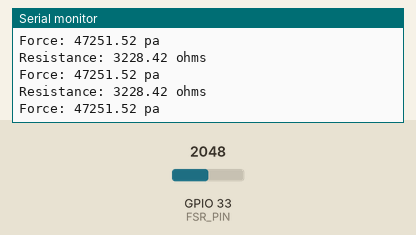
Bench run of a sketch on a simulated ESP32. Shown: the last lines printed to the serial monitor. Inputs (shaded band) come from the test bench; at power-on: GPIO 33 (FSR_PIN) = 2048.

Above: at 1.3 s.
1.4 s: GPIO 33 (FSR_PIN) set to 4095
At 1.9 s:
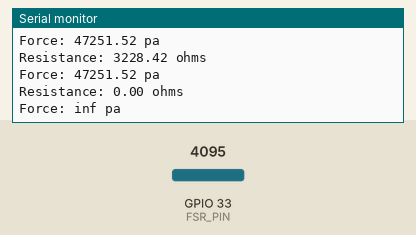
3.5 s: GPIO 33 (FSR_PIN) set to 3603
At 3.9 s:
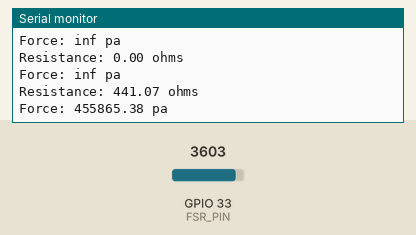
Timing chart, 0 to 6.5 s (numbered marks = the images above; inputs shaded):
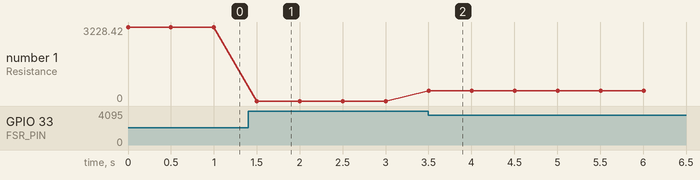

The sketch:

pressure_for_eroom_32.ino
```cpp
const int FSR_PIN = 33; // Pin connected to FSR/resistor divider
const float VCC = 4.98; // Measured voltage of Ardunio 5V line
const float R_DIV = 3230.0; // Measured resistance of 3.3k resistor

void setup()
{
  Serial.begin(9600);

}

void loop()
{
  int fsrADC = analogRead(FSR_PIN);

  if (fsrADC != 0) // If the analog reading is non-zero
  {

    float fsrV = fsrADC * VCC / 4095.0;

    float fsrR = R_DIV * (VCC / fsrV - 1.0);
    Serial.println("Resistance: " + String(fsrR) + " ohms");
    float force;
    float fsrG = 1.0 / fsrR; // Calculate conductance

    // Break parabolic curve down into two linear slopes:
    if (fsrR <= 600)
      force = ((fsrG - 0.00075) / 0.00000032639)*98.0665;

    else
      force =  (fsrG / 0.000000642857)*98.0665;

    Serial.println("Force: " + String(force) + " pa");
    Serial.println();
    delay(500);

  }
  else
  {
    // No pressure detected
  }
}
```

Measured:
- after the input at 1.4 s, the serial monitor: prints a new line after 0.10 s (image 1)
- after the input at 3.5 s, the serial monitor: prints a new line at once (image 2)
- plotted number 1: 3228.42 → 0 after the input at 1.4 s, 0 → 441.07 after the input at 3.5 s
